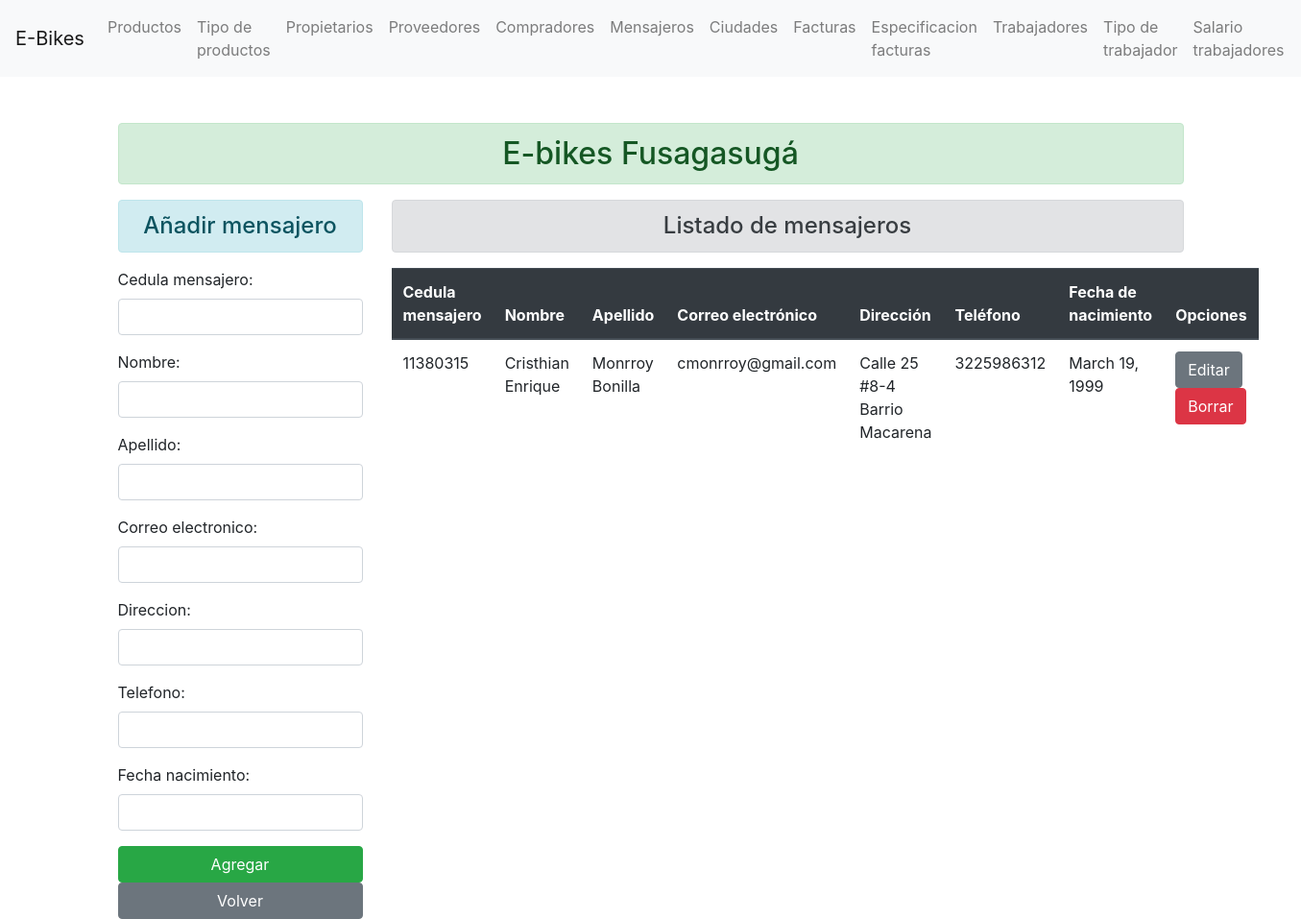
Before: /mensajero/ with the older database file.
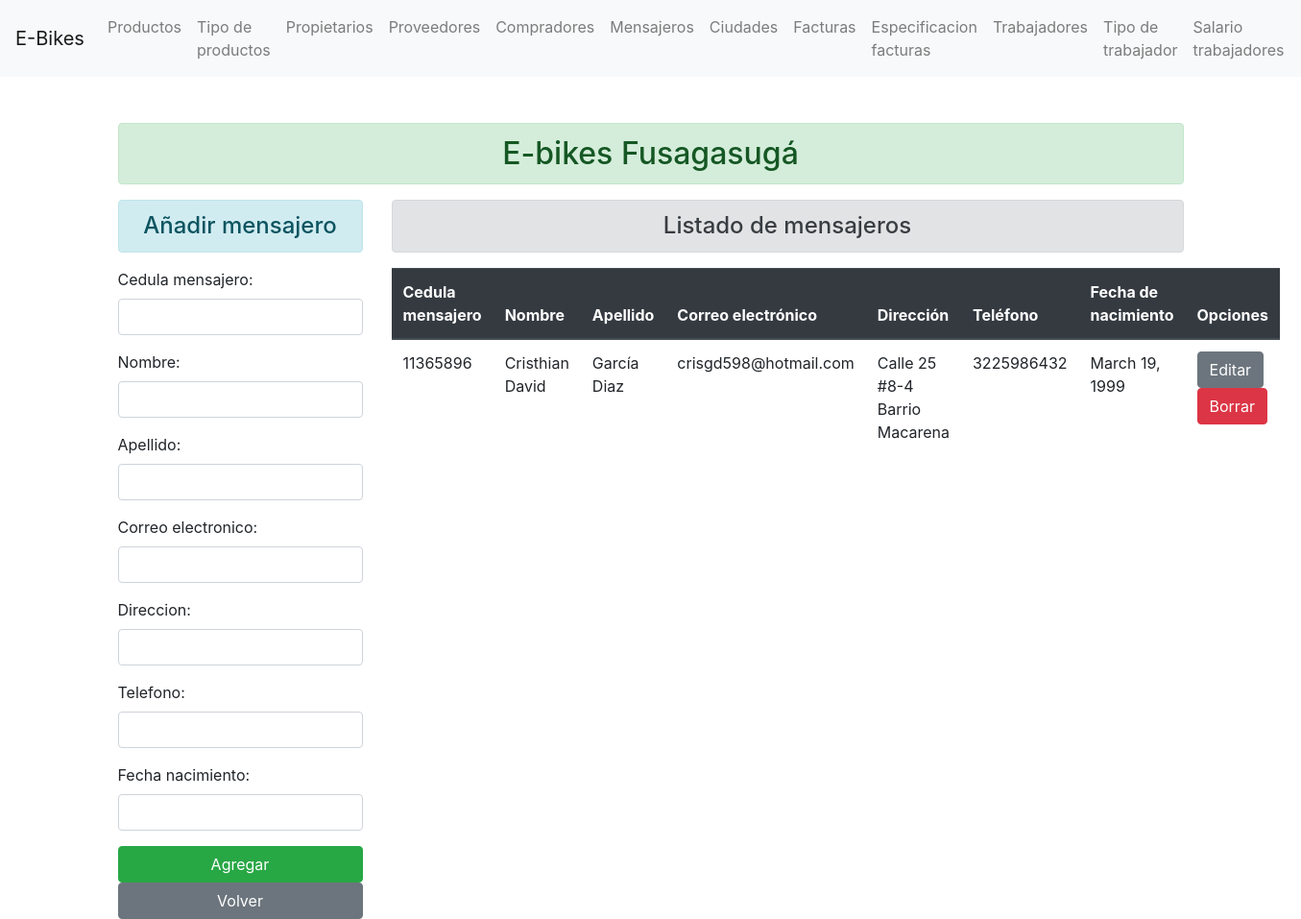
After: the same page with the newer database file.
### enroll/models.py (models this page shows)
class Mensajero(models.Model):
    cedula_mensajero = models.IntegerField(primary_key=True)
    nombre = models.CharField(max_length=70)
    apellido = models.CharField(max_length=70)
    correo_electronico = models.EmailField(max_length=70)
    direccion = models.CharField(max_length=70)
    telefono = models.IntegerField()
    fecha_nacimiento = models.DateField()

### enroll/views.py (the view)
# urls.py: path('mensajero/', views.add_mensajero, name="addmensajero" ),
def add_mensajero(request):
    if request.method == 'POST':
        fm = MensajeroRegistration(request.POST)
        if fm.is_valid():
            cm = fm.cleaned_data['cedula_mensajero']
            nm = fm.cleaned_data['nombre']
            ap = fm.cleaned_data['apellido']
            ce = fm.cleaned_data['correo_electronico']
            di = fm.cleaned_data['direccion']
            te = fm.cleaned_data['telefono']
            fn = fm.cleaned_data['fecha_nacimiento']
            reg = Mensajero(cedula_mensajero=cm, nombre=nm, apellido=ap, correo_electronico=ce, direccion=di, telefono=te, fecha_nacimiento=fn)
            reg.save()
            fm = MensajeroRegistration()
    else:
        fm = MensajeroRegistration()
    mensajero_add = Mensajero.objects.all()
    return render(request, 'enroll/addmensajero.html', {'form':fm, 'mensajero':mensajero_add})

### enroll/forms.py
class MensajeroRegistration(forms.ModelForm):
    class Meta:
        model = Mensajero
        fields = ['cedula_mensajero', 'nombre', 'apellido', 'correo_electronico', 'direccion', 'telefono', 'fecha_nacimiento']
        widgets ={
            'cedula_mensajero': forms.NumberInput(attrs={'class':'form-control'}),
            'nombre': forms.TextInput(attrs={'class':'form-control'}),
            'apellido': forms.TextInput(attrs={'class':'form-control'}),
            'correo_electronico': forms.EmailInput(attrs={'class':'form-control'}),
            'direccion': forms.TextInput(attrs={'class':'form-control'}),
            'telefono': forms.NumberInput(attrs={'class':'form-control'}),
            'fecha_nacimiento': forms.DateInput(attrs={'class':'form-control'}),
        }

### enroll/templates/enroll/addmensajero.html (shortened to what this page needs)
{% extends 'enroll/base.html' %}
{% block content  %}
    <div class="row">
        <div class="col-sm-3">
            <h4 class="text-center alert alert-info">Añadir mensajero</h4>
            <form action=" " method="POST">
                {{form.as_p}}
                <input type="submit" class="btn btn-success btn-block" value="Agregar" >
            </form>
            <a class="btn btn-secondary btn-block" href="/">Volver</a>
        </div>
        <div class="col-sm-9">
            <h4 class="text-center alert alert-secondary">Listado de mensajeros</h4>
            {% if mensajero %}
                <table class="table">
                    <thead class="thead-dark">
                    <tr>
                        <th scope="col">Cedula mensajero</th>
                        <th scope="col">Nombre</th>
                        <th scope="col">Apellido</th>
                        <th scope="col">Correo electrónico</th>
                        <th scope="col">Dirección</th>
                        <th scope="col">Teléfono</th>
                        <th scope="col">Fecha de nacimiento</th>
                        <th scope="col">Opciones</th>
                    </tr>
                    </thead>
                    <tbody>
                        {% for mensajeros in mensajero %}
                        <tr>
                            <td>{{mensajeros.cedula_mensajero}}</td>
                            <td>{{mensajeros.nombre}}</td>
                            <td>{{mensajeros.apellido}}</td>
                            <td>{{mensajeros.correo_electronico}}</td>
                            <td>{{mensajeros.direccion}}</td>
                            <td>{{mensajeros.telefono}}</td>
                            <td>{{mensajeros.fecha_nacimiento}}</td>
                            <td>
                                <a href="{% url 'updatemensajero' mensajeros.cedula_mensajero %}" class="btn btn-secondary bt-sm" >Editar</a>
                                <form action="{% url 'deletemensajero' mensajeros.cedula_mensajero %}" method="post" class="d-inline"> {% csrf_token %}
                                    <input type="submit" class="btn btn-danger bt-sm" value="Borrar">
                                </form>
                            </td>
                        </tr>
                        {% endfor %}
                    </tbody>
                </table>
            {% else %}
                <h4 class="text-center alert alert-warning">No hay mensajeros registrados</h4>
            {%  endif %}
        </div>
    </div>
{% endblock content  %}

Changed rows visible on the page:
removed Mensajero: cedula_mensajero "11380315", nombre "Cristhian Enrique", apellido "Monrroy Bonilla", correo_electronico "cmonrroy@gmail.com", direccion "Calle 25 #8-4 Barrio Macarena", telefono "3225986312", fecha_nacimiento "March 19, 1999"
added Mensajero: cedula_mensajero "11365896", nombre "Cristhian David", apellido "García Diaz", correo_electronico "crisgd598@hotmail.com", direccion "Calle 25 #8-4 Barrio Macarena", telefono "3225986432", fecha_nacimiento "March 19, 1999"
